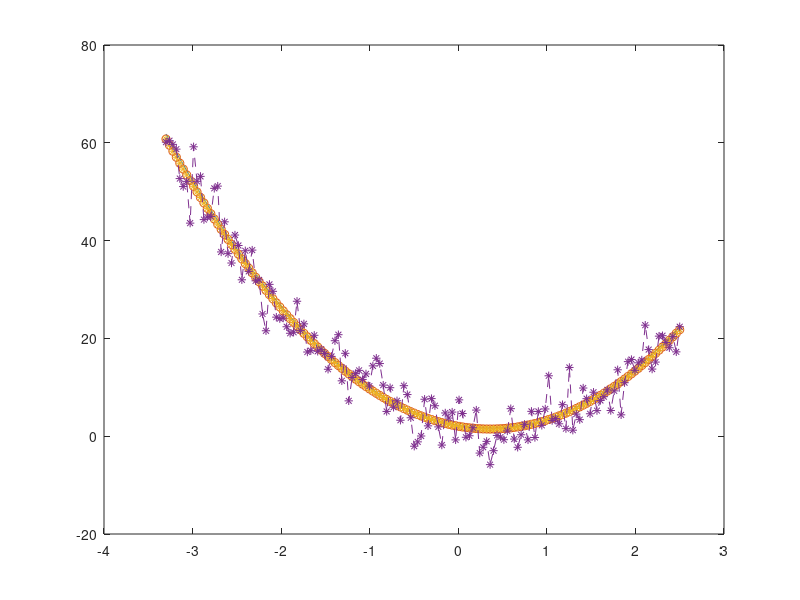

This chart was generated by the following MATLAB code:
clc
clear
xmin = -3.3;
xmax = 2.5;
n = 150;
a1 = 2.2;
a2 = -3.2;
a3 = 4.5;
s = 3.7;
d = (xmax - xmin)/(n - 1);
X = (xmin:d:xmax)';
P3 = a1 + a2*X + a3 * X.^2;
X2 = [ones(n,1), X, X.^2];
ksi = normrnd(0, s, n, 1);
display('исходные коэфициенты')
theta = [a3, a2, a1]
Yreal = P3;
Ynoise = Yreal + ksi;
display('коэфициенты апроксимирующего полинома')
an = polyfit(X,Ynoise,2)
Ypoly = polyval(an,X);
thetastar = ((X2'*X2)^(-1))*(X2')*Ynoise;
display('коэфициенты, полученные матричным методом')
theta1=flip(thetastar')
Ymatrix = X2*thetastar;
plot(X,Yreal,X,Ymatrix,'o',X,Ypoly,'*',X,Ynoise, '*--')
display('проверка ортогональности вектора')
r = Ymatrix-Ynoise;
(r)'*(Ymatrix)
display('оценка уровня шумов')
sn=sqrt(r'*r/(n-3));
sp=[s , sn]
